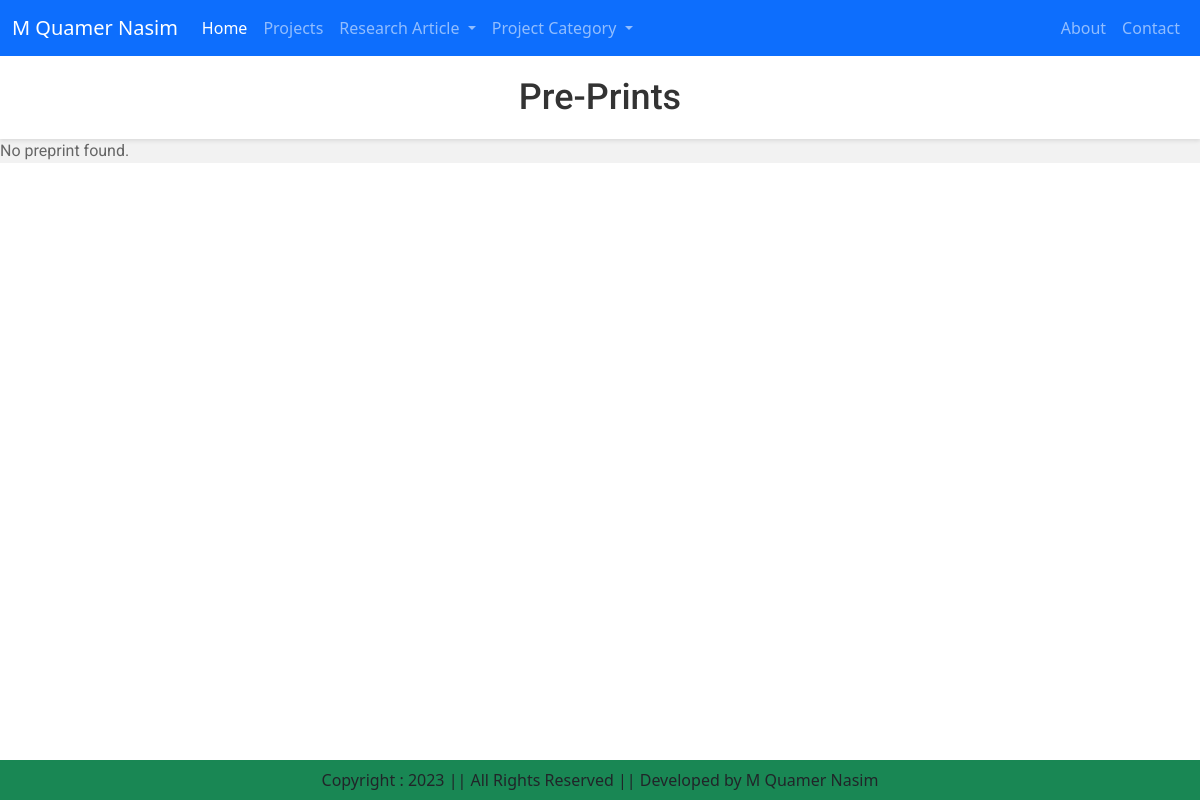
/preprints_info/, run on an earlier commit of the app's database.
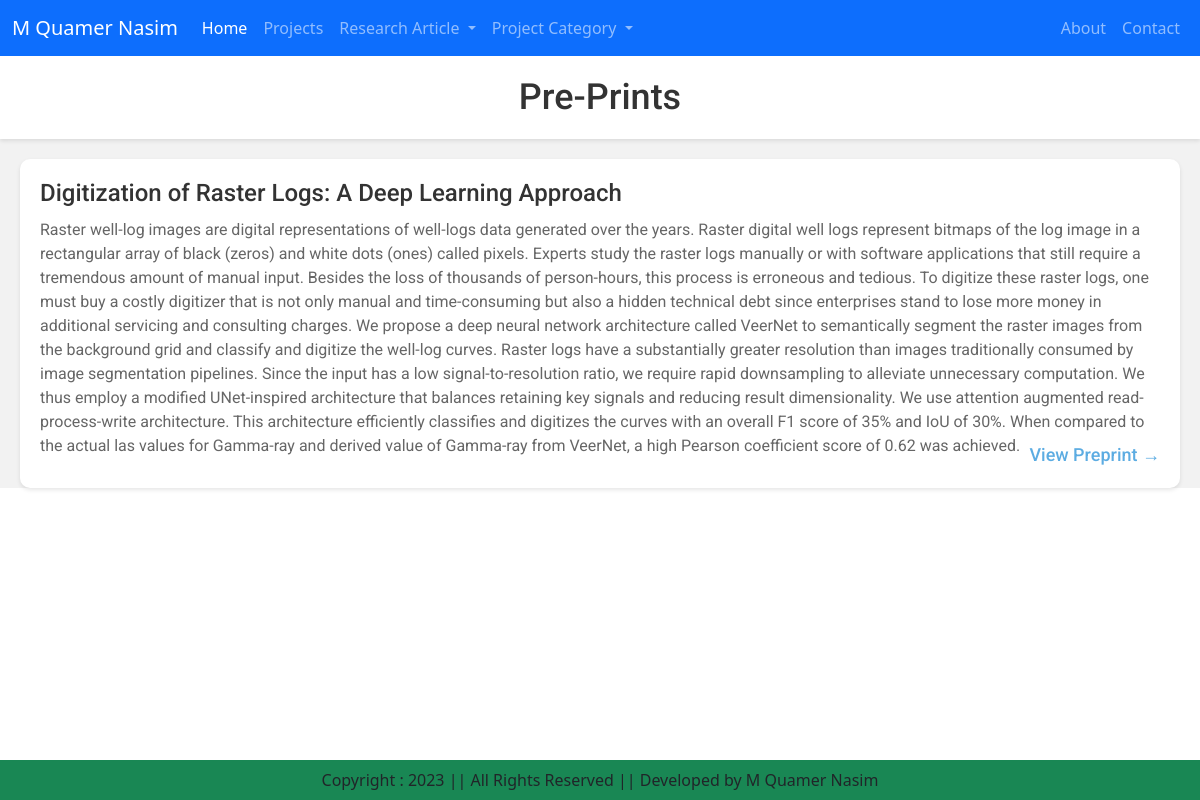
And on a later commit of the database.
### apps/client_facing/models.py (models this page shows)
class Research(models.Model):
    title = models.CharField(max_length=200)
    abstract = models.TextField()
    article_type = models.CharField(choices=ARTICLE_TYPE_CHOICES, max_length=100)
    author_names = models.CharField(max_length=200, default="")
    image = models.ImageField(upload_to='research/', blank=True)
    link = models.URLField(blank=True)

### apps/user_facing/views.py (the view)
# urls.py: path('preprints_info/', views.ResearchInfoView.as_view(), name='preprints_info'),
class ResearchInfoView(View):
    def get(self, request):
        if request.path=="/publications_info/":
            researches = Research.objects.filter(article_type='Publications')
            return render(request, 'user_facing/publications.html', {'researches': researches})
        elif request.path=="/conferences_info/":
            researches = Research.objects.filter(article_type='Conferences')
            return render(request, 'user_facing/conferences.html', {'researches': researches})
        elif request.path=="/preprints_info/":
            researches = Research.objects.filter(article_type='PrePrints')
            return render(request, 'user_facing/preprints.html', {'researches': researches})
        else:
            return redirect('/')

### templates/user_facing/preprints.html (shortened to what this page needs)
{% extends 'base.html' %}
{% load static %}
{% block main-content %}
  <div class="proj">
    <header>
      <h1>Pre-Prints</h1>
    </header>
    {% if researches %}
      <ul>
        {% for preprint in researches %}
          <li>
            <h2>{{ preprint.title }}</h2>
            <p>{{ preprint.abstract|linebreaks }}</p>
            <a href="#">View Preprint &rarr;</a>
          </li>
        {% endfor %}
      </ul>
    {% else %}
      <p>No preprint found.</p>
    {% endif %}
  </div>
{% endblock main-content %}

What changed in the data, as far as the page shows it:
added Research: title "Digitization of Raster Logs: A Deep Learning Approach", abstract "Raster well-log images are digital representations of well-logs data generated over the years. Raster digital well logs represent bitmaps of the log image in a rectangular array of black (zeros) and white dots (ones) called pixels. Experts study the raster logs manually or with software applications that still require a tremendous amount of manual input. Besides the loss of thousands of person-hours, this process is erroneous and tedious. To digitize these raster logs, one must buy a costly digitizer that is not only manual and time-consuming but also a hidden technical debt since enterprises stand to lose more money in additional servicing and consulting charges. We propose a deep neural…"
Also different on the page:
text no longer shown: "No preprint found."
